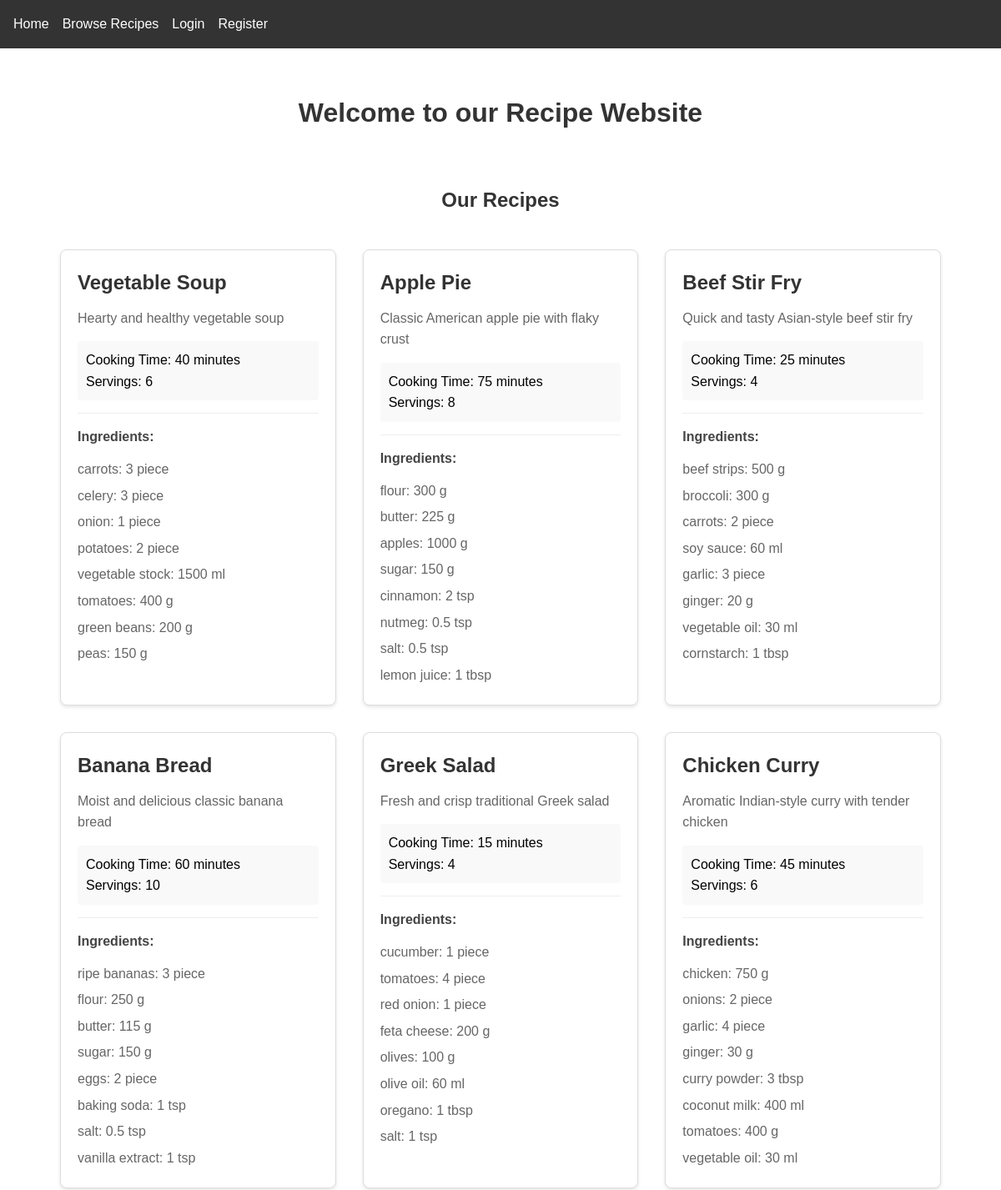
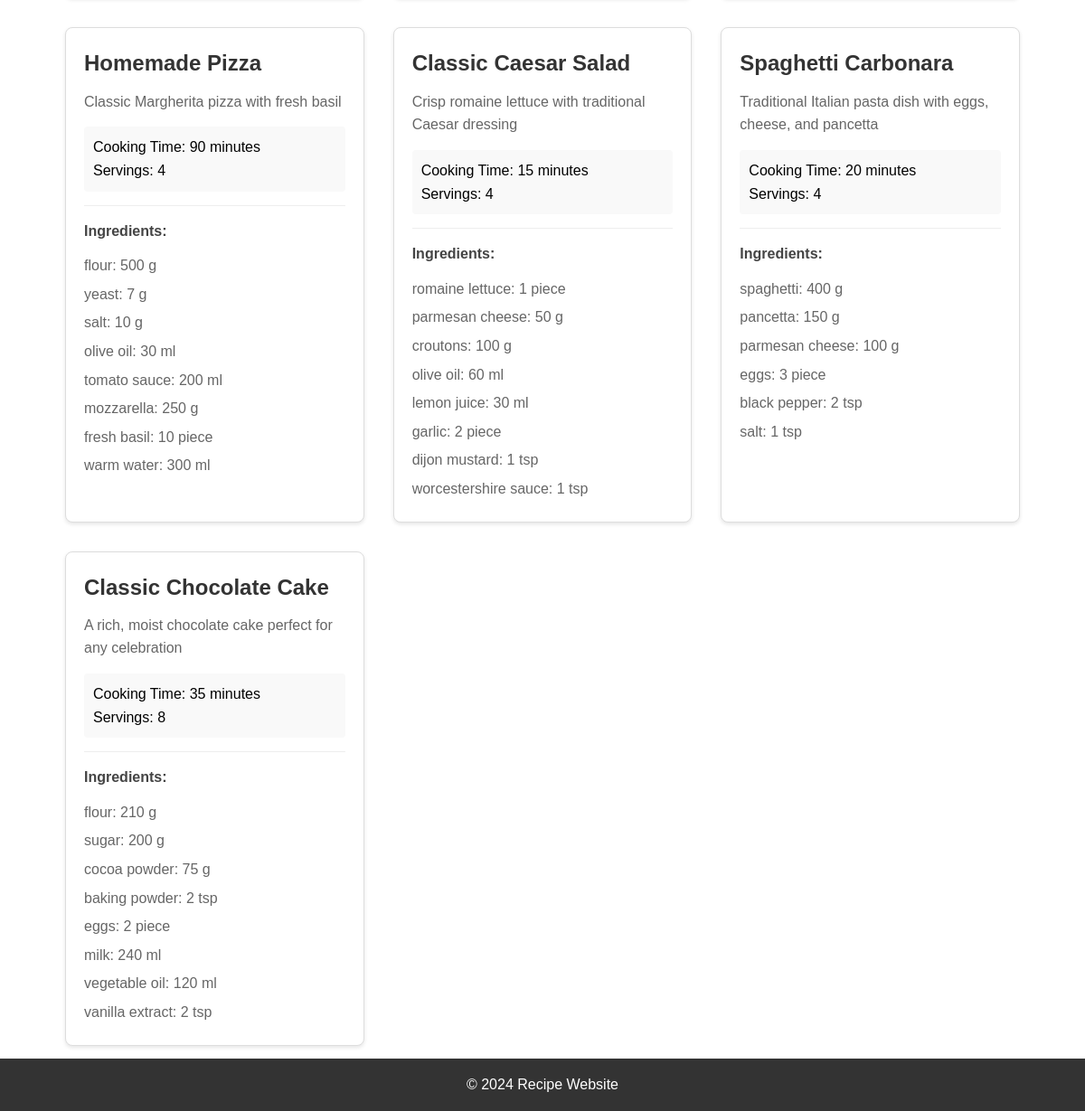
The page / on the database its author committed (2 pictures, top to bottom).
### recipes/models.py (models this page shows, shortened)
class Recipe(models.Model):
    title = models.CharField(max_length=200)
    description = models.TextField()
    ingredients = models.JSONField(
        help_text="Format: {'ingredient_name': {'quantity': number, 'unit': string}}"
    )
    instructions = models.TextField()
    cooking_time = models.IntegerField(help_text="Cooking time in minutes")
    servings = models.IntegerField()
    created_at = models.DateTimeField(auto_now_add=True)
    updated_at = models.DateTimeField(auto_now=True)
    author = models.ForeignKey(User, on_delete=models.CASCADE)
    image = models.ImageField(upload_to='recipe_images/', null=True, blank=True)
    class Meta:
        ordering = ['-created_at']

### recipes/views.py (the view)
# urls.py: 2. Add a URL to urlpatterns:  path('', views.home, name='home')
def home(request):
    latest_recipes = Recipe.objects.all()  # Get all recipes for now
    return render(request, 'recipes/home.html', {'latest_recipes': latest_recipes})

### templates/recipes/home.html (shortened to what this page needs)
{% extends 'recipes/base.html' %}
{% block content %}
    <h1>Welcome to our Recipe Website</h1>
    <section class="recipes-container">
        <h2>Our Recipes</h2>
        {% if latest_recipes %}
            <div class="recipe-grid">
                {% for recipe in latest_recipes %}
                    <div class="recipe-card">
                        <h3>{{ recipe.title }}</h3>
                        <p class="description">{{ recipe.description }}</p>
                        <div class="recipe-details">
                            <p>Cooking Time: {{ recipe.cooking_time }} minutes</p>
                            <p>Servings: {{ recipe.servings }}</p>
                        </div>
                        <div class="ingredients">
                            <h4>Ingredients:</h4>
                            <ul>
                                {% for ingredient, details in recipe.ingredients.items %}
                                    <li>{{ ingredient }}: {{ details.quantity }} {{ details.unit }}</li>
                                {% endfor %}
                            </ul>
                        </div>
                    </div>
                {% endfor %}
            </div>
        {% else %}
            <p>No recipes available yet.</p>
        {% endif %}
    </section>
{% endblock %}

### static/css/style.css (style rules this page uses)
* { margin: 0; padding: 0; box-sizing: border-box; }
body { font-family: Arial, sans-serif; line-height: 1.6; }
.recipe-grid { display: grid; grid-template-columns: repeat(auto-fill, minmax(300px, 1fr)); gap: 2rem; padding: 20px; }
.recipe-card { background: white; border: 1px solid #ddd; border-radius: 8px; padding: 20px; box-shadow: 0 2px 4px rgba(0,0,0,0.1); }
.recipe-card h3 { color: #333; margin-bottom: 10px; font-size: 1.5rem; }
.description { color: #666; margin-bottom: 15px; }
.recipe-details { background: #f9f9f9; padding: 10px; border-radius: 4px; margin-bottom: 15px; }
.ingredients { border-top: 1px solid #eee; padding-top: 15px; }
.ingredients h4 { color: #444; margin-bottom: 10px; }
.ingredients ul { list-style: none; padding: 0; }
.ingredients li { padding: 3px 0; color: #666; }
h1, h2 { text-align: center; color: #333; margin: 20px 0; }
.recipes-container { max-width: 1200px; margin: 0 auto; padding: 20px; }

### rows shown on the page
Recipe: title "Vegetable Soup", description "Hearty and healthy vegetable soup", cooking_time "40", servings "6", ingredients "carrots" "celery" "onion" "potatoes" "vegetable stock" "tomatoes" "green beans" "peas", quantity "3" "3" "1" "2" "1500" "400" "200" "150", unit "piece" "piece" "piece" "piece" "ml" "g" "g" "g"
Recipe: title "Apple Pie", description "Classic American apple pie with flaky crust", cooking_time "75", servings "8", ingredients "flour" "butter" "apples" "sugar" "cinnamon" "nutmeg" "salt" "lemon juice", quantity "300" "225" "1000" "150" "2" "0.5" "0.5" "1", unit "g" "g" "g" "g" "tsp" "tsp" "tsp" "tbsp"
Recipe: title "Beef Stir Fry", description "Quick and tasty Asian-style beef stir fry", cooking_time "25", servings "4", ingredients "beef strips" "broccoli" "carrots" "soy sauce" "garlic" "ginger" "vegetable oil" "cornstarch", quantity "500" "300" "2" "60" "3" "20" "30" "1", unit "g" "g" "piece" "ml" "piece" "g" "ml" "tbsp"
Recipe: title "Banana Bread", description "Moist and delicious classic banana bread", cooking_time "60", servings "10", ingredients "ripe bananas" "flour" "butter" "sugar" "eggs" "baking soda" "salt" "vanilla extract", quantity "3" "250" "115" "150" "2" "1" "0.5" "1", unit "piece" "g" "g" "g" "piece" "tsp" "tsp" "tsp"
Recipe: title "Greek Salad", description "Fresh and crisp traditional Greek salad", cooking_time "15", servings "4", ingredients "cucumber" "tomatoes" "red onion" "feta cheese" "olives" "olive oil" "oregano" "salt", quantity "1" "4" "1" "200" "100" "60" "1" "1", unit "piece" "piece" "piece" "g" "g" "ml" "tbsp" "tsp"
Recipe: title "Chicken Curry", description "Aromatic Indian-style curry with tender chicken", cooking_time "45", servings "6", ingredients "chicken" "onions" "garlic" "ginger" "curry powder" "coconut milk" "tomatoes" "vegetable oil", quantity "750" "2" "4" "30" "3" "400" "400" "30", unit "g" "piece" "piece" "g" "tbsp" "ml" "g" "ml"
Recipe: title "Homemade Pizza", description "Classic Margherita pizza with fresh basil", cooking_time "90", servings "4", ingredients "flour" "yeast" "salt" "olive oil" "tomato sauce" "mozzarella" "fresh basil" "warm water", quantity "500" "7" "10" "30" "200" "250" "10" "300", unit "g" "g" "g" "ml" "ml" "g" "piece" "ml"
Recipe: title "Classic Caesar Salad", description "Crisp romaine lettuce with traditional Caesar dressing", cooking_time "15", servings "4", ingredients "romaine lettuce" "parmesan cheese" "croutons" "olive oil" "lemon juice" "garlic" "dijon mustard" "worcestershire sauce", quantity "1" "50" "100" "60" "30" "2" "1" "1", unit "piece" "g" "g" "ml" "ml" "piece" "tsp" "tsp"
Recipe: title "Spaghetti Carbonara", description "Traditional Italian pasta dish with eggs, cheese, and pancetta", cooking_time "20", servings "4", ingredients "spaghetti" "pancetta" "parmesan cheese" "eggs" "black pepper" "salt", quantity "400" "150" "100" "3" "2" "1", unit "g" "g" "g" "piece" "tsp" "tsp"
Recipe: title "Classic Chocolate Cake", description "A rich, moist chocolate cake perfect for any celebration", cooking_time "35", servings "8", ingredients "flour" "sugar" "cocoa powder" "baking powder" "eggs" "milk" "vegetable oil" "vanilla extract", quantity "210" "200" "75" "2" "2" "240" "120" "2", unit "g" "g" "g" "tsp" "piece" "ml" "ml" "tsp"
